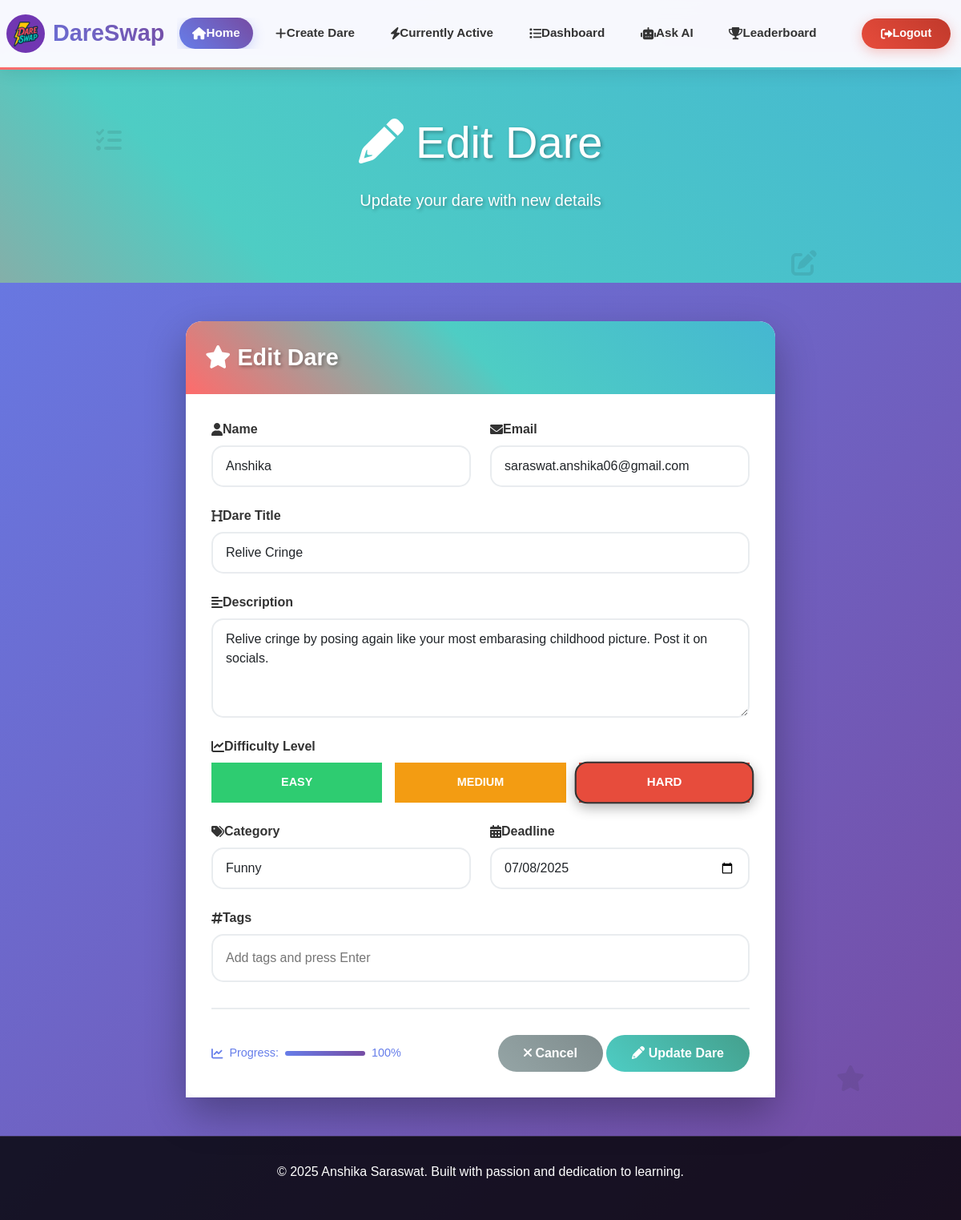
/dashboard/edit_dare/1/ (signed in), run on the app's committed database.
### home/models.py (models this page shows, shortened)
class DareExchange(models.Model):
    user = models.ForeignKey(User, on_delete=models.CASCADE)
    accepted_by = models.ForeignKey(
        User,
        on_delete=models.SET_NULL,
        null=True,
        blank=True,
        related_name="accepted_dares"
    )
    is_accepted = models.BooleanField(default=False)
    is_completed = models.BooleanField(default=False)
    Name = models.CharField(max_length=100)
    Email = models.EmailField(max_length=254, null=True, blank=True)
    DareTitle = models.CharField(max_length=100)
    Description = models.CharField(max_length=100, null=True, blank=True)
    Difficulty = models.CharField(max_length=10, null=True, blank=True)
    Category = models.CharField(max_length=100, null=True, blank=True)
    Deadline = models.DateField(blank=True, null=True)
    Tags = models.CharField(max_length=100, null=True, blank=True)
    dare_image = models.ImageField(upload_to="dare_images/", blank=True, null=True)
    is_edited = models.BooleanField(default=False)

### dashboard/views.py (the view, shortened to what this page needs)
# urls.py: path('edit_dare/<int:id>/',views.edit_dare,name="edit_dare"),
@login_required
def edit_dare(request, id):
    dare = get_object_or_404(DareExchange, id=id, user=request.user)
    return render(request, "home/edit_dare.html", {"dare": dare})

### templates/home/edit_dare.html (shortened to what this page needs)
{% extends 'base.html' %}
{% block body %}
    <div class="hero-section">
        <div class="container text-center">
            <h1 class="display-4 mb-4"><i class="fas fa-pencil"></i> Edit Dare</h1>
            <p class="lead mb-4">Update your dare with new details</p>
        </div>
    </div>
    <form method="POST">
        <div class="container my-5">
            <div class="row justify-content-center">
                <div class="col-lg-8">
                    <div class="modal-content-custom">
                        <div class="modal-header modal-header-custom">
                            <h5 class="modal-title modal-title-custom">
                                <i class="fas fa-star"></i> Edit Dare
                            </h5>
                        </div>
                        <div class="modal-body modal-body-custom">
                            <div class="row">
                                <div class="col-md-6">
                                    <div class="form-group-custom">
                                        <label class="form-label-custom">
                                            <i class="fas fa-user"></i> Name
                                        </label>
                                        <input type="text" class="form-control form-control-custom" id="name" name="Name" required value="{{ dare.Name|default:'' }}">
                                    </div>
                                </div>
                                <div class="col-md-6">
                                    <div class="form-group-custom">
                                        <label class="form-label-custom">
                                            <i class="fas fa-envelope"></i> Email
                                        </label>
                                        <input type="email" class="form-control form-control-custom" id="email" name="Email" required value="{{ dare.Email|default:'' }}">
                                    </div>
                                </div>
                            </div>
                            <div class="form-group-custom">
                                <label class="form-label-custom">
                                    <i class="fas fa-heading"></i> Dare Title
                                </label>
                                <input type="text" class="form-control form-control-custom" id="dareTitle" name="DareTitle" required value="{{ dare.DareTitle|default:'' }}">
                            </div>
                            <div class="form-group-custom">
                                <label class="form-label-custom">
                                    <i class="fas fa-align-left"></i> Description
                                </label>
                                <textarea class="form-control form-control-custom" id="description" name="Description" rows="4" required>{{ dare.Description|default:'' }}</textarea>
                            </div>
                            <div class="form-group-custom">
                                <label class="form-label-custom">
                                    <i class="fas fa-chart-line"></i> Difficulty Level
                                </label>
                                <div class="difficulty-options">
                                    <div class="difficulty-option difficulty-easy">
                                        <label for="difficulty-easy" class="difficulty-label">Easy</label>
                                    </div>
                                    <div class="difficulty-option difficulty-medium">
                                        <label for="difficulty-medium" class="difficulty-label">Medium</label>
                                    </div>
                                    <div class="difficulty-option difficulty-hard">
                                        <label for="difficulty-hard" class="difficulty-label">Hard</label>
                                    </div>
                                </div>
                            </div>
                            <div class="row">
                                <div class="col-md-6">
                                    <div class="form-group-custom">
                                        <label class="form-label-custom">
                                            <i class="fas fa-tags"></i> Category
                                        </label>
                                        <select class="form-select form-select-custom" id="category" name="Category" required>
                                            <option value="funny" {% if dare.Category == 'funny' %}selected{% endif %}>Funny</option>
                                        </select>
                                    </div>
                                </div>
                                <div class="col-md-6">
                                    <div class="form-group-custom">
                                        <label class="form-label-custom">
                                            <i class="fas fa-calendar-alt"></i> Deadline
                                        </label>
                                        <input type="date" class="form-control form-control-custom" id="deadline" name="Deadline" required value="{{ dare.Deadline|date:'Y-m-d'|default:'' }}">
                                    </div>
                                </div>
                            </div>
                            <div class="form-group-custom">
                                <label class="form-label-custom">
                                    <i class="fas fa-hashtag"></i> Tags
                                </label>
                                <div class="tag-input-container" id="tagContainer">
                                    <input type="text" class="tag-input" id="tagInput" placeholder="Add tags and press Enter">
                                </div>
                            </div>
                            <div class="form-footer">
                                <div class="progress-indicator">
                                    <i class="fas fa-chart-line"></i>
                                    <span>Progress:</span>
                                    <div class="progress-bar-custom">
                                        <div class="progress-fill" id="progressFill"></div>
                                    </div>
                                    <span id="progressText">0%</span>
                                </div>
                                <div>
                                    <button type="button" class="btn btn-secondary-custom" onclick="window.history.back()">
                                        <i class="fas fa-times"></i> Cancel
                                    </button>
                                    <button type="submit" class="btn btn-success-custom">
                                        <i class="fas fa-pencil"></i> Update Dare
                                    </button>
                                </div>
                            </div>
                        </div>
                    </div>
                </div>
            </div>
        </div>
    </form>
</body>
</html>
{% endblock %}

### templates/base.html (style rules this page uses)
body { background: linear-gradient(135deg, #667eea 0%, #764ba2 100%); min-height: 100vh; font-family: 'Arial', sans-serif; padding-top: 80px; }
.hero-section { background: linear-gradient(45deg, #ff6b6b, #4ecdc4, #45b7d1, #96ceb4, #ffeaa7, #fd79a8); background-size: 400% 400%; animation: gradientShift 8s ease infinite; color: white; padding: 4rem 0; text-shadow: 2px 2px 4px rgba(0,0,0,0.3); }
.difficulty-easy { background: #2ecc71; color: white; }
.difficulty-medium { background: #f39c12; color: white; }
.difficulty-hard { background: #e74c3c; color: white; }
.btn-success-custom { background: linear-gradient(45deg, #4ecdc4, #44a08d); border: none; border-radius: 25px; padding: 0.5rem 1.5rem; font-weight: bold; transition: all 0.3s ease; }

### templates/home/edit_dare.html (style rules this page uses)
body { background: linear-gradient(135deg, #667eea 0%, #764ba2 100%); min-height: 100vh; font-family: 'Arial', sans-serif; padding-top: 80px; }
.hero-section { background: linear-gradient(45deg, #ff6b6b, #4ecdc4, #45b7d1, #96ceb4, #ffeaa7, #fd79a8); background-size: 400% 400%; animation: gradientShift 8s ease infinite; color: white; padding: 4rem 0; text-shadow: 2px 2px 4px rgba(0,0,0,0.3); }
.modal-content-custom { border-radius: 20px; border: none; box-shadow: 0 20px 50px rgba(0,0,0,0.3); backdrop-filter: blur(10px); background: rgba(255, 255, 255, 0.95); }
.modal-header-custom { background: linear-gradient(45deg, #ff6b6b, #4ecdc4, #45b7d1); color: white; border-radius: 20px 20px 0 0; padding: 1.5rem; text-align: center; border-bottom: none; }
.modal-title-custom { font-size: 1.8rem; font-weight: bold; text-shadow: 2px 2px 4px rgba(0,0,0,0.3); }
.modal-body-custom { padding: 2rem; background: rgba(255, 255, 255, 0.98); }
.form-group-custom { margin-bottom: 1.5rem; }
.form-label-custom { font-weight: bold; color: #333; margin-bottom: 0.5rem; display: flex; align-items: center; }
.form-control-custom { border: 2px solid #e9ecef; border-radius: 15px; padding: 0.75rem 1rem; font-size: 1rem; transition: all 0.3s ease; background: rgba(255, 255, 255, 0.9); }
.form-select-custom { border: 2px solid #e9ecef; border-radius: 15px; padding: 0.75rem 1rem; font-size: 1rem; transition: all 0.3s ease; background: rgba(255, 255, 255, 0.9); }
.difficulty-options { display: flex; gap: 1rem; justify-content: center; margin-top: 0.5rem; }
.difficulty-option { flex: 1; text-align: center; }
.difficulty-label { display: block; padding: 0.75rem; border-radius: 15px; cursor: pointer; transition: all 0.3s ease; font-weight: bold; text-transform: uppercase; font-size: 0.9rem; border: 2px solid transparent; }
.difficulty-easy .difficulty-label { background: #2ecc71; color: white; }
.difficulty-medium .difficulty-label { background: #f39c12; color: white; }
.difficulty-hard .difficulty-label { background: #e74c3c; color: white; }
.difficulty-radio:checked + .difficulty-label { transform: scale(1.05); box-shadow: 0 5px 15px rgba(0,0,0,0.3); border-color: #333; }
.tag-input-container { display: flex; flex-wrap: wrap; align-items: center; border: 2px solid #e9ecef; border-radius: 15px; padding: 0.5rem; background: rgba(255, 255, 255, 0.9); transition: all 0.3s ease; }
.tag-input { border: none; outline: none; background: transparent; flex: 1; min-width: 100px; padding: 0.5rem; font-size: 1rem; }
.btn-success-custom { background: linear-gradient(45deg, #4ecdc4, #44a08d); border: none; border-radius: 25px; padding: 0.7rem 2rem; font-weight: bold; transition: all 0.3s ease; color: white; }
.btn-secondary-custom { background: linear-gradient(45deg, #95a5a6, #7f8c8d); border: none; border-radius: 25px; padding: 0.7rem 2rem; font-weight: bold; transition: all 0.3s ease; color: white; }
.form-footer { display: flex; justify-content: space-between; align-items: center; margin-top: 2rem; padding-top: 2rem; border-top: 2px solid #e9ecef; }
.progress-indicator { display: flex; align-items: center; gap: 0.5rem; color: #667eea; font-size: 0.9rem; }
.progress-bar-custom { width: 100px; height: 6px; background: #e9ecef; border-radius: 3px; overflow: hidden; }
.progress-fill { height: 100%; background: linear-gradient(45deg, #667eea, #764ba2); width: 0%; transition: width 0.3s ease; }

### data on the page
DareExchange: Name "Anshika", Email "saraswat.anshika06@gmail.com", DareTitle "Relive Cringe", Description "Relive cringe by posing again like your most embarasing childhood picture. Post it on socials.", Category "Funny", Deadline "07/08/2025"
